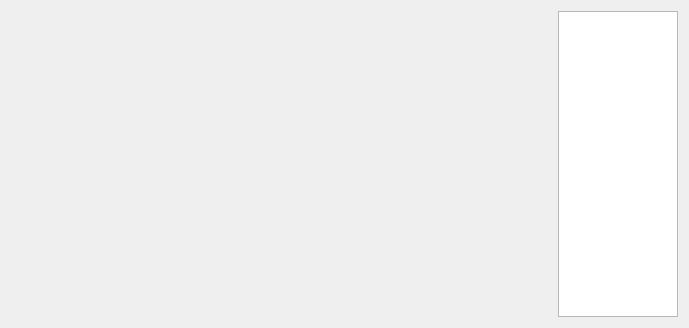
<ui version="4.0" >
 <class>UnitedSlots</class>
 <widget class="QWidget" name="UnitedSlots" >
  <property name="geometry" >
   <rect>
    <x>0</x>
    <y>0</y>
    <width>689</width>
    <height>328</height>
   </rect>
  </property>
  <property name="windowTitle" >
   <string>Form</string>
  </property>
  <layout class="QHBoxLayout" >
   <item>
    <widget class="QwtPlot" name="plot" />
   </item>
   <item>
    <widget class="QTableWidget" name="tw" >
     <property name="maximumSize" >
      <size>
       <width>120</width>
       <height>16777215</height>
      </size>
     </property>
    </widget>
   </item>
  </layout>
 </widget>
 <customwidgets>
  <customwidget>
   <class>QwtPlot</class>
   <extends>QFrame</extends>
   <header>qwt_plot.h</header>
  </customwidget>
 </customwidgets>
 <resources/>
 <connections/>
</ui>
